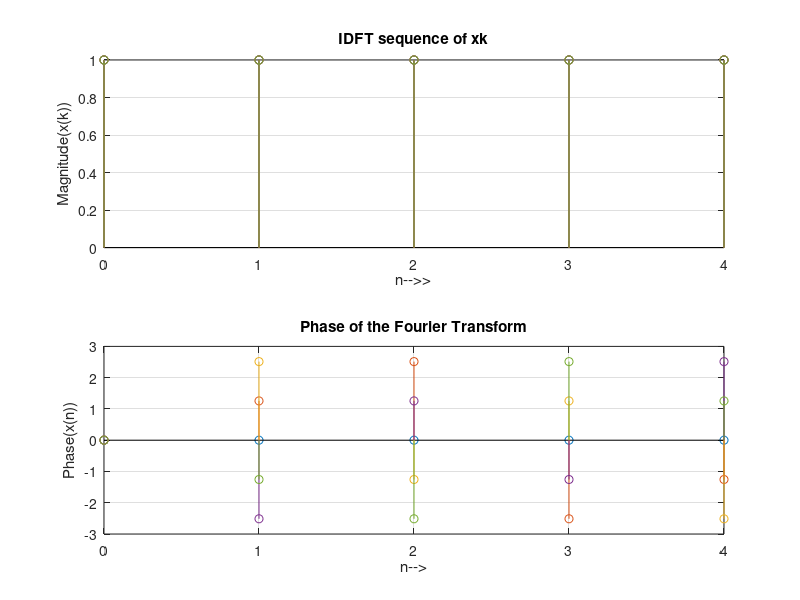

The MATLAB source for this figure:
clc;
close all;
N=input('Enter the length of the sequence ');
xk=input('Enter the sequence: ');
n=0:N-1;
k=0:N-1;
wN=exp((1i*2*pi)/N);
nk=n'*k;
wNnk=wN.^nk;
xn=(xk*wNnk)/N;
disp('xn-->>');
disp(xn);
mag=abs(xn);
subplot(2,1,1);
stem(n,mag);
grid on;
title('IDFT sequence of xk');
xlabel('n-->>');
ylabel('Magnitude(x(k))');
phase=angle(xn);
subplot(2,1,2);
stem(n,phase);
grid on;
title('Phase of the Fourier Transform');
xlabel('n-->');
ylabel('Phase(x(n))');
